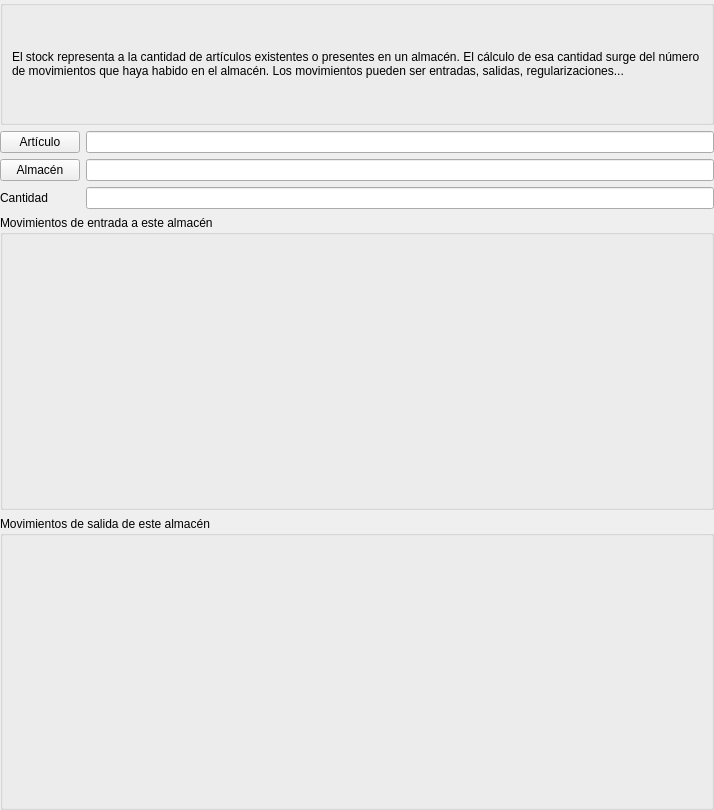
<?xml version="1.0" encoding="UTF-8"?>
<ui version="4.0">
 <class>Form</class>
 <widget class="QWidget" name="Form">
  <property name="geometry">
   <rect>
    <x>0</x>
    <y>0</y>
    <width>714</width>
    <height>810</height>
   </rect>
  </property>
  <property name="windowTitle">
   <string>Form</string>
  </property>
  <layout class="QGridLayout" name="gridLayout">
   <property name="margin">
    <number>0</number>
   </property>
   <item row="0" column="0" colspan="2">
    <widget class="QGroupBox" name="groupBox_2">
     <property name="sizePolicy">
      <sizepolicy hsizetype="Preferred" vsizetype="Maximum">
       <horstretch>0</horstretch>
       <verstretch>0</verstretch>
      </sizepolicy>
     </property>
     <property name="title">
      <string/>
     </property>
     <layout class="QVBoxLayout" name="verticalLayout_2">
      <item>
       <widget class="QLabel" name="label_2">
        <property name="sizePolicy">
         <sizepolicy hsizetype="Preferred" vsizetype="Maximum">
          <horstretch>0</horstretch>
          <verstretch>0</verstretch>
         </sizepolicy>
        </property>
        <property name="text">
         <string>&lt;html&gt;&lt;head/&gt;&lt;body&gt;&lt;p&gt;El stock representa a la cantidad de artículos existentes o presentes en un almacén. El cálculo de esa cantidad surge del número de movimientos que haya habido en el almacén. Los movimientos pueden ser entradas, salidas, regularizaciones...&lt;/p&gt;&lt;/body&gt;&lt;/html&gt;</string>
        </property>
        <property name="textFormat">
         <enum>Qt::RichText</enum>
        </property>
        <property name="wordWrap">
         <bool>true</bool>
        </property>
       </widget>
      </item>
     </layout>
    </widget>
   </item>
   <item row="1" column="0">
    <widget class="DBChooseRecordButton" name="db_idarticulo">
     <property name="text">
      <string>Artículo</string>
     </property>
     <property name="fieldName">
      <string>idarticulo</string>
     </property>
     <property name="dataEditable">
      <bool>true</bool>
     </property>
    </widget>
   </item>
   <item row="1" column="1">
    <widget class="DBLineEdit" name="dble_articulo">
     <property name="fieldName">
      <string>articulos.nombre</string>
     </property>
    </widget>
   </item>
   <item row="2" column="0">
    <widget class="DBChooseRecordButton" name="db_idalmacen">
     <property name="text">
      <string>Almacén</string>
     </property>
     <property name="fieldName">
      <string>idalmacen</string>
     </property>
     <property name="dataEditable">
      <bool>true</bool>
     </property>
    </widget>
   </item>
   <item row="2" column="1">
    <widget class="DBLineEdit" name="dbLineEdit">
     <property name="fieldName">
      <string>almacenes.nombre</string>
     </property>
    </widget>
   </item>
   <item row="3" column="0">
    <widget class="QLabel" name="label">
     <property name="text">
      <string>Cantidad</string>
     </property>
     <property name="buddy">
      <cstring>db_cantidad</cstring>
     </property>
    </widget>
   </item>
   <item row="3" column="1">
    <widget class="DBNumberEdit" name="db_cantidad">
     <property name="fieldName">
      <string>cantidad</string>
     </property>
     <property name="dataEditable">
      <bool>true</bool>
     </property>
    </widget>
   </item>
   <item row="4" column="0" colspan="2">
    <widget class="QGroupBox" name="groupBox">
     <property name="title">
      <string>Movimientos de entrada a este almacén</string>
     </property>
     <layout class="QVBoxLayout" name="verticalLayout">
      <item>
       <widget class="DBDetailView" name="db_stocksmovimientosentrada">
        <property name="relationName">
         <string>articulos.stocksmovimientosinstancias</string>
        </property>
        <property name="additionalColumns">
         <string>stocksmovimientos.father.tipo;stocksmovimientos.father.descripcion</string>
        </property>
        <property name="dataEditable">
         <bool>true</bool>
        </property>
        <property name="visibleButtons">
         <set>DBDetailView::VIEW</set>
        </property>
       </widget>
      </item>
     </layout>
    </widget>
   </item>
   <item row="5" column="0" colspan="2">
    <widget class="QGroupBox" name="groupBox_3">
     <property name="title">
      <string>Movimientos de salida de este almacén</string>
     </property>
     <layout class="QVBoxLayout" name="verticalLayout_3">
      <item>
       <widget class="DBDetailView" name="db_stocksmovimientossalida">
        <property name="relationName">
         <string>articulos.stocksmovimientosinstancias</string>
        </property>
        <property name="additionalColumns">
         <string>stocksmovimientos.father.tipo;stocksmovimientos.father.descripcion</string>
        </property>        
        <property name="dataEditable">
         <bool>true</bool>
        </property>
        <property name="visibleButtons">
         <set>DBDetailView::VIEW</set>
        </property>
       </widget>
      </item>
     </layout>
    </widget>
   </item>
  </layout>
 </widget>
 <customwidgets>
  <customwidget>
   <class>DBChooseRecordButton</class>
   <extends>QPushButton</extends>
   <header>widgets/dbchooserecordbutton.h</header>
  </customwidget>
  <customwidget>
   <class>DBDetailView</class>
   <extends>QWidget</extends>
   <header>widgets/dbdetailview.h</header>
  </customwidget>
  <customwidget>
   <class>DBLineEdit</class>
   <extends>QLineEdit</extends>
   <header>widgets/dblineedit.h</header>
  </customwidget>
  <customwidget>
   <class>DBNumberEdit</class>
   <extends>QLineEdit</extends>
   <header>widgets/dbnumberedit.h</header>
  </customwidget>
 </customwidgets>
 <tabstops>
  <tabstop>db_idarticulo</tabstop>
  <tabstop>dble_articulo</tabstop>
  <tabstop>db_idalmacen</tabstop>
  <tabstop>dbLineEdit</tabstop>
  <tabstop>db_cantidad</tabstop>
 </tabstops>
 <resources/>
 <connections/>
</ui>
